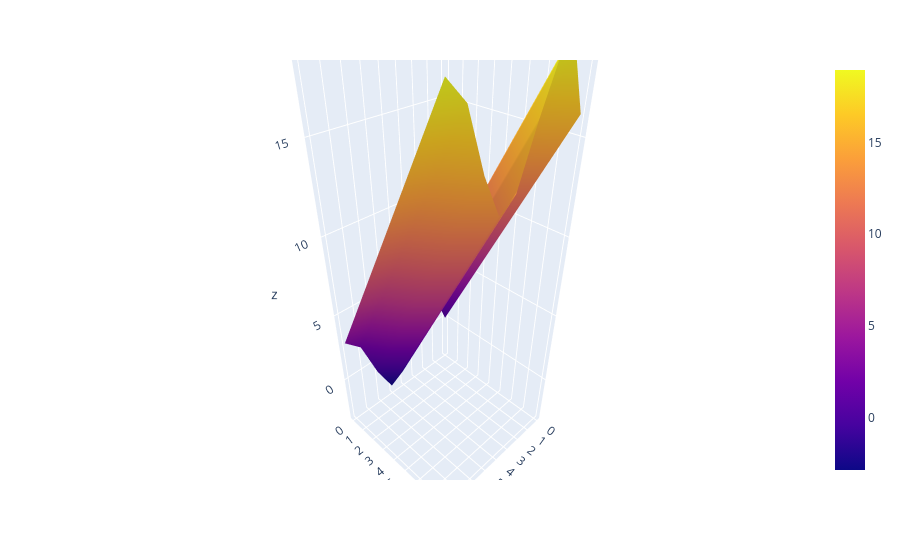

Notebook source saved alongside this figure:
### Code cell
import plotly.express as px
import plotly.graph_objects as go

fig = px.scatter_3d()

fig.add_trace(go.Surface(x = xx, y = yy, z = zz))

fig.show()
